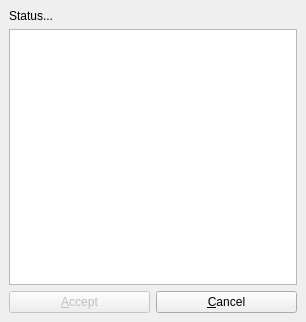
<ui version="4.0" >
 <author></author>
 <comment></comment>
 <exportmacro></exportmacro>
 <class>FileReceiverWindow</class>
 <widget class="QWidget" name="FileReceiverWindow" >
  <property name="geometry" >
   <rect>
    <x>0</x>
    <y>0</y>
    <width>306</width>
    <height>322</height>
   </rect>
  </property>
  <property name="windowTitle" >
   <string>Receive Files</string>
  </property>
  <property name="windowIcon" >
   <iconset resource="../images.qrc" >:/images/cspace32.png</iconset>
  </property>
  <layout class="QVBoxLayout" >
   <property name="margin" >
    <number>9</number>
   </property>
   <property name="spacing" >
    <number>6</number>
   </property>
   <item>
    <widget class="QLabel" name="status" >
     <property name="text" >
      <string>Status...</string>
     </property>
    </widget>
   </item>
   <item>
    <widget class="QListWidget" name="fileList" />
   </item>
   <item>
    <layout class="QHBoxLayout" >
     <property name="margin" >
      <number>0</number>
     </property>
     <property name="spacing" >
      <number>6</number>
     </property>
     <item>
      <widget class="QPushButton" name="acceptButton" >
       <property name="enabled" >
        <bool>false</bool>
       </property>
       <property name="text" >
        <string>&amp;Accept</string>
       </property>
      </widget>
     </item>
     <item>
      <widget class="QPushButton" name="cancelButton" >
       <property name="text" >
        <string>&amp;Cancel</string>
       </property>
      </widget>
     </item>
    </layout>
   </item>
  </layout>
 </widget>
 <pixmapfunction></pixmapfunction>
 <resources>
  <include location="../images.qrc" />
 </resources>
 <connections/>
</ui>
